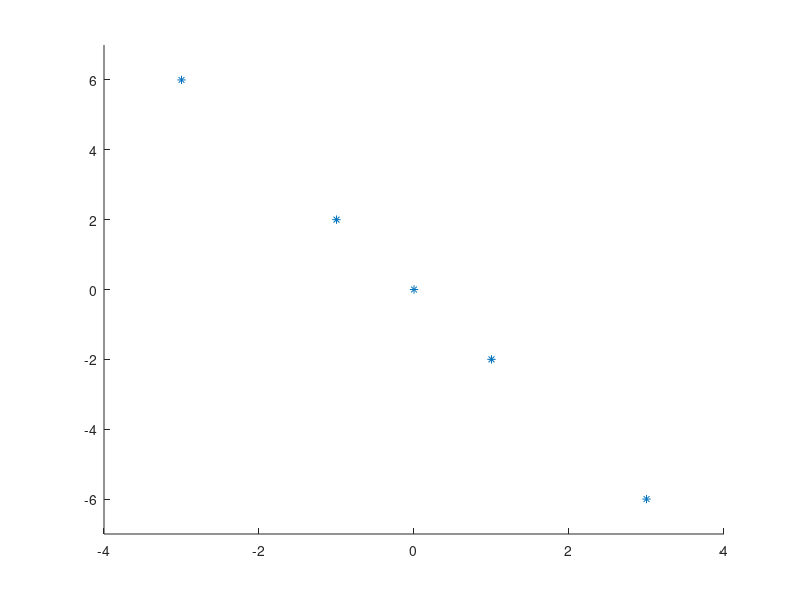

Reproduce this figure in MATLAB.
% draw scatter plot for (0, 0), (−1, 2), (−3, 6), (1, −2), (3, −6)
points = [0 0; -1 2; -3 6; 1 -2; 3 -6];
x = points(:,1);
y = points(:,2);

scatter(x, y, '*');
xlim([-4, +4]);
ylim([-7, +7]);
